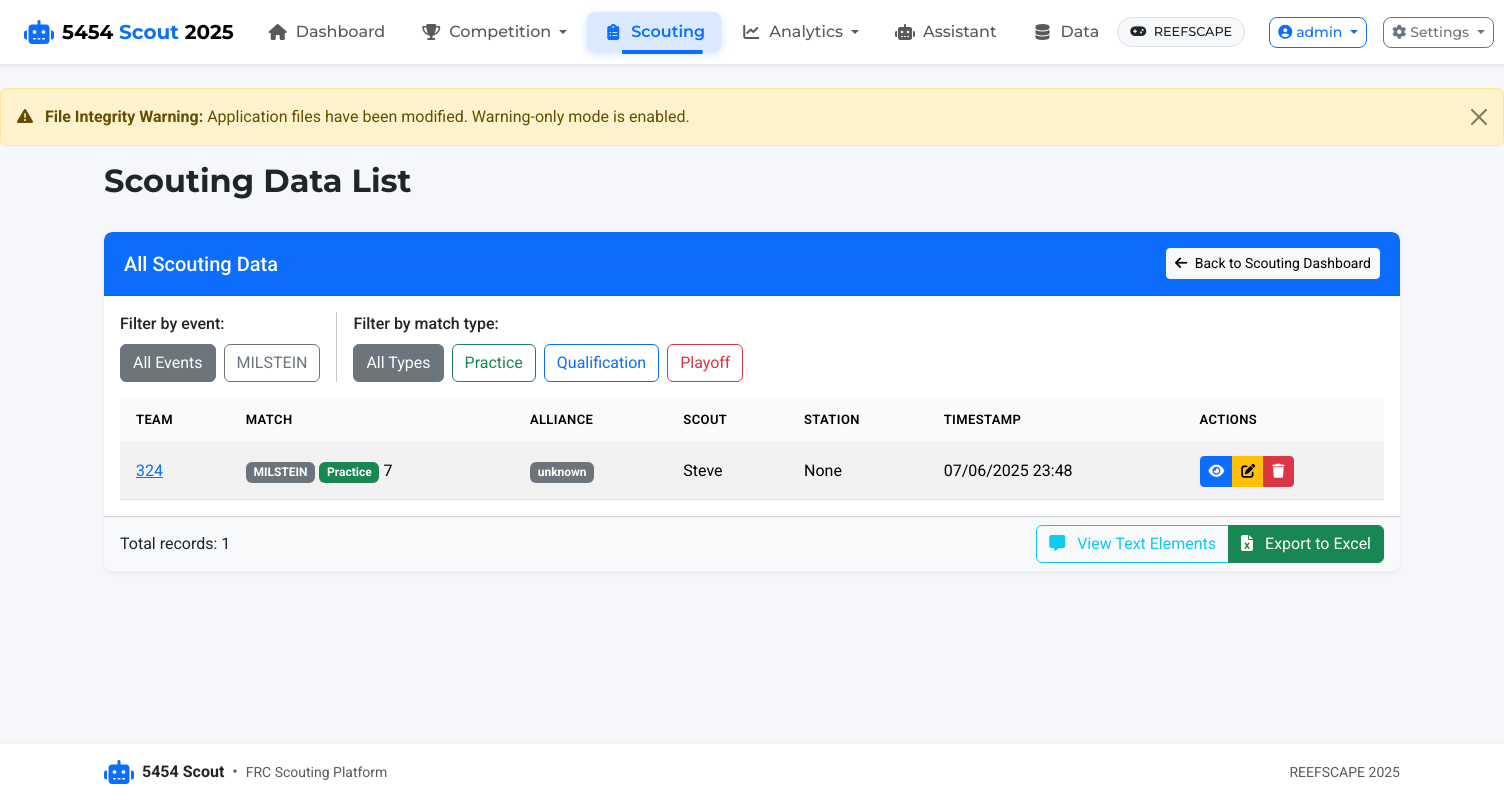
The page /scouting/list (signed in) on the database as committed earlier.
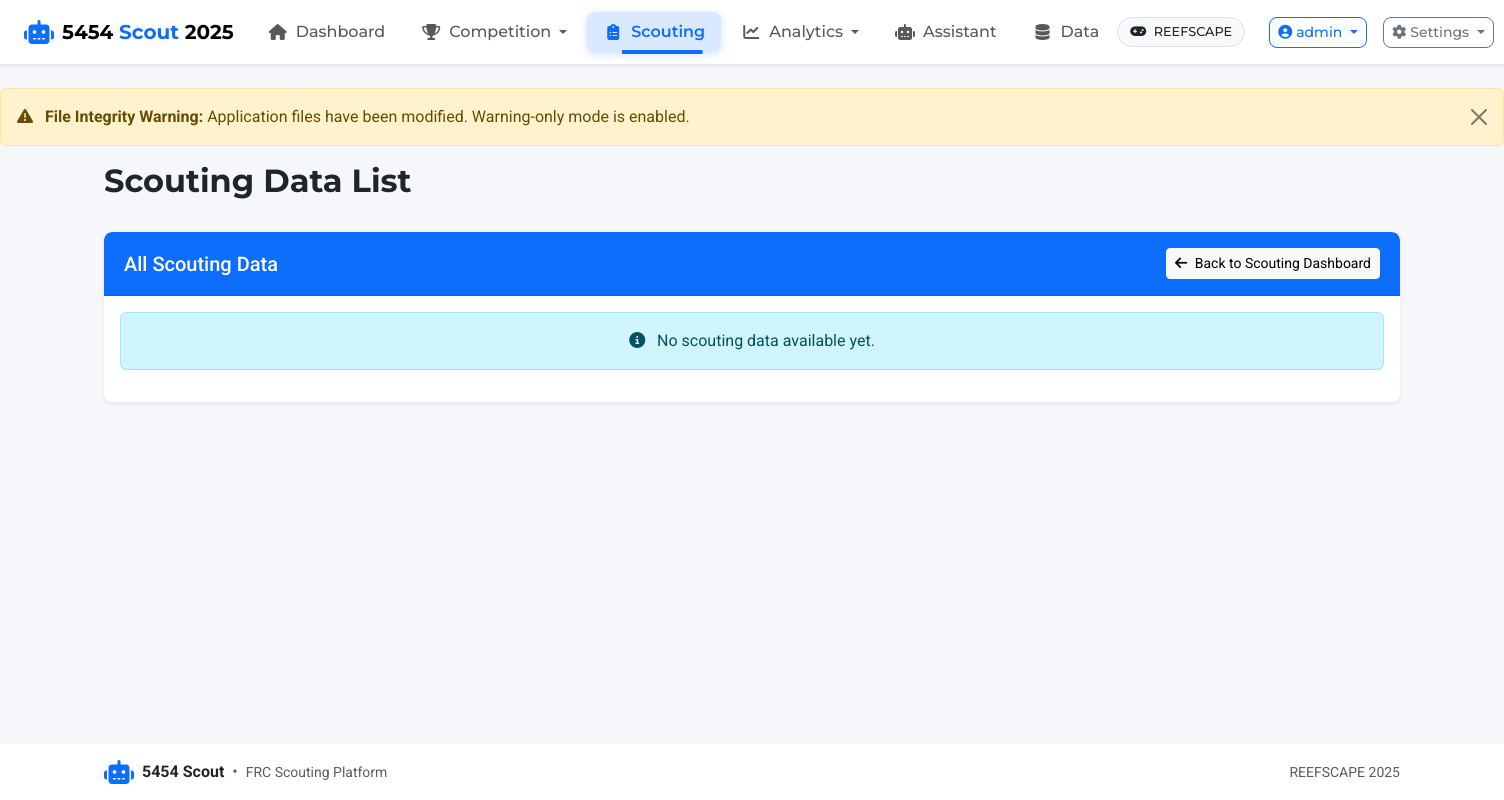
The same page on the database as committed later.
### app/models.py (models this page shows, shortened)
class Event(db.Model):
    id = db.Column(db.Integer, primary_key=True)
    name = db.Column(db.String(100), nullable=False)
    code = db.Column(db.String(20), unique=True)  # Event code like "CALA" or "NYRO"
    location = db.Column(db.String(100))
    start_date = db.Column(db.Date)
    end_date = db.Column(db.Date)
    year = db.Column(db.Integer, nullable=False)
    matches = db.relationship('Match', backref='event', lazy=True)

class ScoutingData(db.Model):
    id = db.Column(db.Integer, primary_key=True)
    match_id = db.Column(db.Integer, db.ForeignKey('match.id'), nullable=False)
    team_id = db.Column(db.Integer, db.ForeignKey('team.id'), nullable=False)
    scout_name = db.Column(db.String(50))
    scouting_station = db.Column(db.Integer)
    timestamp = db.Column(db.DateTime, default=datetime.utcnow)
    alliance = db.Column(db.String(10))  # 'red' or 'blue'
    data_json = db.Column(db.Text, nullable=False)  # JSON data based on game config
    @property
    def data(self):
        """Get data as a Python dictionary"""
        return json.loads(self.data_json)
    @data.setter
    def data(self, value):
        """Store data as JSON string"""
        self.data_json = json.dumps(value)

class Team(db.Model):
    id = db.Column(db.Integer, primary_key=True)
    team_number = db.Column(db.Integer, unique=True, nullable=False)
    team_name = db.Column(db.String(100))
    location = db.Column(db.String(100))
    scouting_data = db.relationship('ScoutingData', backref='team', lazy=True)
    events = db.relationship('Event', secondary=team_event, lazy='subquery',
                           backref=db.backref('teams', lazy=True))

class Match(db.Model):
    id = db.Column(db.Integer, primary_key=True)
    match_number = db.Column(db.Integer, nullable=False)
    match_type = db.Column(db.String(20), nullable=False)
    event_id = db.Column(db.Integer, db.ForeignKey('event.id'), nullable=False)
    red_alliance = db.Column(db.String(50))  # Comma-separated team numbers
    blue_alliance = db.Column(db.String(50))  # Comma-separated team numbers
    red_score = db.Column(db.Integer)
    blue_score = db.Column(db.Integer)
    winner = db.Column(db.String(10))  # 'red', 'blue', or 'tie'
    timestamp = db.Column(db.DateTime, default=datetime.utcnow)
    scouting_data = db.relationship('ScoutingData', backref='match', lazy=True)

### app/routes/scouting.py (the view)
@bp.route('/list')
@login_required
def list_data():
    if current_user.has_role('scout') and not current_user.has_role('analytics') and not current_user.has_role('admin'):
        flash('Access to the full scouting data list is restricted. Please contact an administrator for assistance.', 'warning')
        return redirect(url_for('scouting.index'))
    scouting_data = (ScoutingData.query
                     .join(Match)
                     .join(Event)
                     .join(Team)
                     .order_by(ScoutingData.timestamp.desc())
                     .all())
    events = (Event.query
             .join(Match)
             .join(ScoutingData)
             .distinct()
             .order_by(Event.name)
             .all())
    return render_template('scouting/list.html',
                         scouting_data=scouting_data,
                         events=events)

### app/models.py (called while the page is built)
    def has_role(self, role_name):
        return any(role.name == role_name for role in self.roles)

### app/routes/auth.py (called while the page is built)
@bp.app_context_processor
def inject_auth_vars():
    return {
        'current_user': current_user,
        'user_has_role': lambda role: current_user.is_authenticated and current_user.has_role(role)
    }

### run.py (called while the page is built)
@app.before_request
def check_first_run():
    if not User.query.first() and request.path != '/auth/login':
        flash('Database is being initialized. Please wait...', 'info')
        return redirect(url_for('auth.login'))

### app/templates/scouting/list.html (shortened to what the changed rows need)
{% extends 'base.html' %}
{% block heading %}Scouting Data List{% endblock %}
{% block content %}
<div class="card">
    <div class="card-body">
        {% if scouting_data %}        <div class="d-flex gap-3 mb-3">
            <div>
                <label class="form-label">Filter by event:</label>
                <div class="d-flex gap-2">
                    <button type="button" class="btn btn-outline-secondary event-filter-btn active" data-filter="all">All Events</button>
                    {% for event in events %}
                    <button type="button" class="btn btn-outline-secondary event-filter-btn" data-filter="{{ event.code }}">{{ event.code }}</button>
                    {% endfor %}
                </div>
            </div>
            <div>
                <label class="form-label">Filter by match type:</label>
                <div class="d-flex gap-2">
                    <button type="button" class="btn btn-outline-secondary match-filter-btn active" data-filter="all">All Types</button>
                    <button type="button" class="btn btn-outline-success match-filter-btn" data-filter="Practice">Practice</button>
                    <button type="button" class="btn btn-outline-primary match-filter-btn" data-filter="Qualification">Qualification</button>
                    <button type="button" class="btn btn-outline-danger match-filter-btn" data-filter="Playoff">Playoff</button>
                </div>
            </div>
        </div>
        <div class="table-responsive">
            <table class="table table-striped table-hover">
                <thead>
                    <tr>
                        <th>Team</th>
                        <th>Match</th>
                        <th>Alliance</th>
                        <th>Scout</th>
                        <th>Station</th>
                        <th>Timestamp</th>
                        <th>Actions</th>
                    </tr>
                </thead>
                <tbody>
                    {% for data in scouting_data %}
                    <tr>
                        <td>
                            <a href="{{ url_for('teams.view', team_number=data.team.team_number) }}">
                                {{ data.team.team_number }}
                            </a>
                        </td>                        <td>
                            <span class="badge bg-secondary">{{ data.match.event.code }}</span>
                            <span class="badge {% if data.match.match_type == 'Qualification' %}bg-primary{% elif data.match.match_type == 'Playoff' %}bg-danger{% elif data.match.match_type == 'Practice' %}bg-success{% else %}bg-secondary{% endif %}">
                                {{ data.match.match_type }}
                            </span>
                            {{ data.match.match_number }}
                        </td>
                        <td>
                            <span class="badge {% if data.alliance == 'red' %}bg-danger{% elif data.alliance == 'blue' %}bg-primary{% else %}bg-secondary{% endif %}">
                                {{ data.alliance }}
                            </span>
                        </td>
                        <td>{{ data.scout_name }}</td>
                        <td>{{ data.scouting_station }}</td>
                        <td>{{ data.timestamp.strftime('%m/%d/%Y %H:%M') }}</td>
                        <td>
                            <div class="btn-group" role="group">
                                <a href="{{ url_for('scouting.view_data', id=data.id) }}" class="btn btn-sm btn-primary" title="View">
                                    <i class="fas fa-eye"></i>
                                </a>
                                <a href="{{ url_for('scouting.scouting_form', team_id=data.team_id, match_id=data.match_id) }}" class="btn btn-sm btn-warning" title="Edit">
                                    <i class="fas fa-edit"></i>
                                </a>
                                <button type="button" class="btn btn-sm btn-danger" title="Delete"
                                        data-bs-toggle="modal" data-bs-target="#deleteModal{{ data.id }}">
                                    <i class="fas fa-trash"></i>
                                </button>
                            </div>
                        </td>
                    </tr>
                    {% endfor %}
                </tbody>
            </table>
        </div>
        {% else %}
        <div class="alert alert-info text-center">
            <i class="fas fa-info-circle me-2"></i> No scouting data available yet.
        </div>
        {% endif %}
    </div>
    {% if scouting_data %}
    <div class="card-footer bg-light">
        <div class="d-flex justify-content-between align-items-center">
            <span>Total records: {{ scouting_data|length }}</span>
            <div class="btn-group" role="group">
                <a href="{{ url_for('scouting.view_text_elements') }}" class="btn btn-outline-info">
                    <i class="fas fa-comment-alt me-2"></i> View Text Elements
                </a>
                <a href="{{ url_for('data.export_excel') }}" class="btn btn-success">
                    <i class="fas fa-file-excel me-2"></i> Export to Excel
                </a>
            </div>
        </div>
    </div>
    {% endif %}
</div>
{% endblock %}

Rows that differ between the two databases and show on the page:
removed Event: code "MILSTEIN"
removed ScoutingData: team.team_number "324", match.event.code "MILSTEIN", match.match_type "Practice", match.match_number "7", alliance "unknown", scout_name "Steve", scouting_station "None", timestamp "07/06/2025 23:48"
Other text that changed with them:
{{ scouting_data|length }}: "1" → (not shown)
text no longer shown: "Filter by event: All Events Filter by match type: All Types Practice Qualification Playoff TEAM MATCH ALLIANCE SCOUT STATION TIMESTAMP ACTIONS Total records: View Text Elements Export to Excel"
text now shown: "No scouting data available yet."
